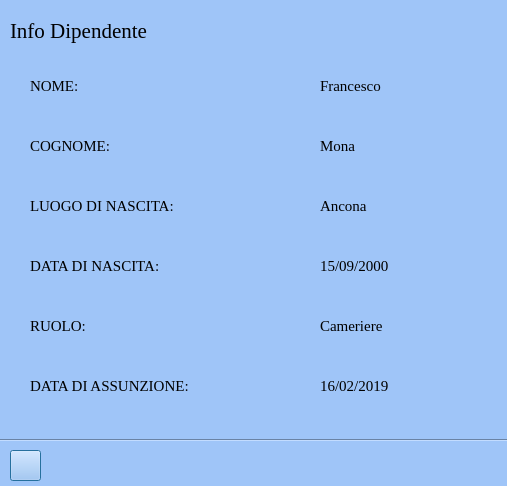
<?xml version="1.0" encoding="UTF-8"?>
<ui version="4.0">
 <class>Dialog</class>
 <widget class="QDialog" name="Dialog">
  <property name="geometry">
   <rect>
    <x>0</x>
    <y>0</y>
    <width>507</width>
    <height>486</height>
   </rect>
  </property>
  <property name="windowTitle">
   <string>Dialog</string>
  </property>
  <property name="styleSheet">
   <string notr="true">background-color: rgb(159, 197, 248);</string>
  </property>
  <widget class="Line" name="line_sotto">
   <property name="geometry">
    <rect>
     <x>-10</x>
     <y>430</y>
     <width>621</width>
     <height>21</height>
    </rect>
   </property>
   <property name="orientation">
    <enum>Qt::Horizontal</enum>
   </property>
  </widget>
  <widget class="QPushButton" name="bt_back">
   <property name="geometry">
    <rect>
     <x>10</x>
     <y>450</y>
     <width>31</width>
     <height>31</height>
    </rect>
   </property>
   <property name="styleSheet">
    <string notr="true">image: url(:/Icone/Icone/feather/arrow-left.svg);</string>
   </property>
   <property name="text">
    <string/>
   </property>
   <property name="icon">
    <iconset>
     <normaloff>../immagini QT DESIGNER/446997.png</normaloff>../immagini QT DESIGNER/446997.png</iconset>
   </property>
  </widget>
  <widget class="QLabel" name="lbl_TITOLO">
   <property name="geometry">
    <rect>
     <x>10</x>
     <y>10</y>
     <width>281</width>
     <height>41</height>
    </rect>
   </property>
   <property name="font">
    <font>
     <family>Georgia</family>
     <pointsize>16</pointsize>
    </font>
   </property>
   <property name="text">
    <string>Info Dipendente</string>
   </property>
  </widget>
  <widget class="QLabel" name="lbl_nome">
   <property name="geometry">
    <rect>
     <x>30</x>
     <y>70</y>
     <width>71</width>
     <height>31</height>
    </rect>
   </property>
   <property name="font">
    <font>
     <family>Georgia</family>
     <pointsize>11</pointsize>
    </font>
   </property>
   <property name="text">
    <string>NOME:</string>
   </property>
  </widget>
  <widget class="QLabel" name="lbl_cognome">
   <property name="geometry">
    <rect>
     <x>30</x>
     <y>130</y>
     <width>121</width>
     <height>31</height>
    </rect>
   </property>
   <property name="font">
    <font>
     <family>Georgia</family>
     <pointsize>11</pointsize>
    </font>
   </property>
   <property name="text">
    <string>COGNOME:</string>
   </property>
  </widget>
  <widget class="QLabel" name="lbl_birth">
   <property name="geometry">
    <rect>
     <x>30</x>
     <y>190</y>
     <width>191</width>
     <height>31</height>
    </rect>
   </property>
   <property name="font">
    <font>
     <family>Georgia</family>
     <pointsize>11</pointsize>
    </font>
   </property>
   <property name="text">
    <string>LUOGO DI NASCITA:</string>
   </property>
  </widget>
  <widget class="QLabel" name="lbl_luogo_nascita">
   <property name="geometry">
    <rect>
     <x>30</x>
     <y>250</y>
     <width>161</width>
     <height>31</height>
    </rect>
   </property>
   <property name="font">
    <font>
     <family>Georgia</family>
     <pointsize>11</pointsize>
    </font>
   </property>
   <property name="text">
    <string>DATA DI NASCITA:</string>
   </property>
  </widget>
  <widget class="QLabel" name="lbl_ruolo">
   <property name="geometry">
    <rect>
     <x>30</x>
     <y>310</y>
     <width>71</width>
     <height>31</height>
    </rect>
   </property>
   <property name="font">
    <font>
     <family>Georgia</family>
     <pointsize>11</pointsize>
    </font>
   </property>
   <property name="text">
    <string>RUOLO:</string>
   </property>
  </widget>
  <widget class="QLabel" name="lbl_data_assunzione">
   <property name="geometry">
    <rect>
     <x>30</x>
     <y>370</y>
     <width>211</width>
     <height>31</height>
    </rect>
   </property>
   <property name="font">
    <font>
     <family>Georgia</family>
     <pointsize>11</pointsize>
    </font>
   </property>
   <property name="text">
    <string>DATA DI ASSUNZIONE:</string>
   </property>
  </widget>
  <widget class="QLabel" name="lbl_nome2">
   <property name="geometry">
    <rect>
     <x>320</x>
     <y>70</y>
     <width>101</width>
     <height>31</height>
    </rect>
   </property>
   <property name="font">
    <font>
     <family>Georgia</family>
     <pointsize>11</pointsize>
    </font>
   </property>
   <property name="text">
    <string>Francesco</string>
   </property>
  </widget>
  <widget class="QLabel" name="lbl_luogonascita2">
   <property name="geometry">
    <rect>
     <x>320</x>
     <y>190</y>
     <width>101</width>
     <height>31</height>
    </rect>
   </property>
   <property name="font">
    <font>
     <family>Georgia</family>
     <pointsize>11</pointsize>
    </font>
   </property>
   <property name="text">
    <string>Ancona</string>
   </property>
  </widget>
  <widget class="QLabel" name="lbl_cognome2">
   <property name="geometry">
    <rect>
     <x>320</x>
     <y>130</y>
     <width>101</width>
     <height>31</height>
    </rect>
   </property>
   <property name="font">
    <font>
     <family>Georgia</family>
     <pointsize>11</pointsize>
    </font>
   </property>
   <property name="text">
    <string>Mona</string>
   </property>
  </widget>
  <widget class="QLabel" name="lbl_birth2">
   <property name="geometry">
    <rect>
     <x>320</x>
     <y>250</y>
     <width>101</width>
     <height>31</height>
    </rect>
   </property>
   <property name="font">
    <font>
     <family>Georgia</family>
     <pointsize>11</pointsize>
    </font>
   </property>
   <property name="text">
    <string>15/09/2000</string>
   </property>
  </widget>
  <widget class="QLabel" name="lbl_ruolo2">
   <property name="geometry">
    <rect>
     <x>320</x>
     <y>310</y>
     <width>101</width>
     <height>31</height>
    </rect>
   </property>
   <property name="font">
    <font>
     <family>Georgia</family>
     <pointsize>11</pointsize>
    </font>
   </property>
   <property name="text">
    <string>Cameriere</string>
   </property>
  </widget>
  <widget class="QLabel" name="lbl_data_assunzione2">
   <property name="geometry">
    <rect>
     <x>320</x>
     <y>370</y>
     <width>101</width>
     <height>31</height>
    </rect>
   </property>
   <property name="font">
    <font>
     <family>Georgia</family>
     <pointsize>11</pointsize>
    </font>
   </property>
   <property name="text">
    <string>16/02/2019</string>
   </property>
  </widget>
 </widget>
 <resources>
  <include location="Risorse/Icons.qrc"/>
 </resources>
 <connections/>
</ui>
